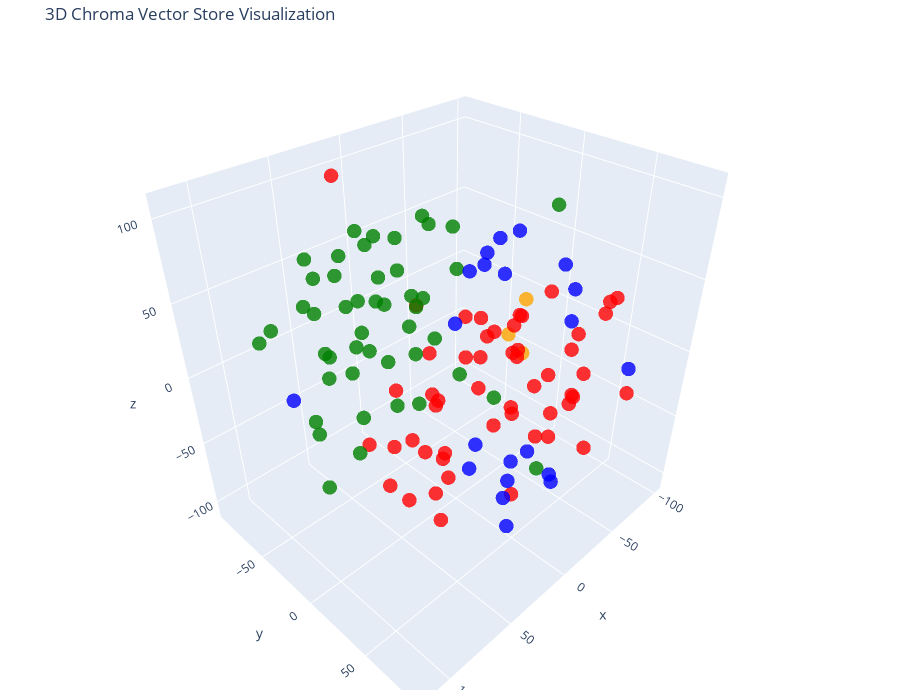

The notebook cell this image was saved under:
### Code cell
# Let's try 3D!

tsne = TSNE(n_components=3, random_state=42)
reduced_vectors = tsne.fit_transform(vectors)

# Create the 3D scatter plot
fig = go.Figure(data=[go.Scatter3d(
    x=reduced_vectors[:, 0],
    y=reduced_vectors[:, 1],
    z=reduced_vectors[:, 2],
    mode='markers',
    marker=dict(size=5, color=colors, opacity=0.8),
    text=[f"Type: {t}<br>Text: {d[:100]}..." for t, d in zip(doc_types, documents)],
    hoverinfo='text'
)])

fig.update_layout(
    title='3D Chroma Vector Store Visualization',
    scene=dict(xaxis_title='x', yaxis_title='y', zaxis_title='z'),
    width=900,
    height=700,
    margin=dict(r=20, b=10, l=10, t=40)
)

fig.show()

### Figure 1 — Plotly figure (JSON) as saved in the notebook; plotly's stock layout.template omitted (floating-point values rounded to 4 significant figures)
{"data": [{"hoverinfo": "text", "marker": {"color": ["orange", "orange", "orange", "red", "red", "red", "red", "red", "red", "red", "red", "red", "red", "red", "red", "red", "red", "red", "red", "red", "red", "red", "red", "red", "red", "red", "red", "red", "red", "red", "red", "red", "red", "red", "red", "red", "red", "red", "red", "red", "red", "red", "red", "red", "red", "red", "red", "red", "red", "red", "red", "red", "red", "red", "red", "green", "green", "green", "green", "green", "green", "green", "green", "green", "green", "green", "green", "green", "green", "green", "green", "green", "green", "green", "green", "green", "green", "green", "green", "green", "green", "green", "green", "green", "green", "green", "green", "green", "green", "green", "green", "green", "green", "green", "green", "green", "green", "green", "green", "green", "green", "green", "blue", "blue", "blue", "blue", "blue", "blue", "blue", "blue", "blue", "blue", "blue", "blue", "blue", "blue", "blue", "blue", "blue", "blue", "blue", "blue", "blue"], "opacity": 0.8, "size": 5}, "mode": "markers", "text": ["Type: company<br>Text: # About Insurellm\n\nInsurellm was founded by Avery Lancaster in 2015 as an insurance tech startup des...", "Type: company<br>Text: # Careers at Insurellm\n\nInsurellm is hiring! We are looking for talented software engineers, data sc...", "Type: company<br>Text: # Overview of Insurellm\n\nInsurellm is an innovative insurance tech firm with 200 employees across th...", "Type: contracts<br>Text: # Contract with Apex Reinsurance for Rellm: AI-Powered Enterprise Reinsurance Solution\n\n## Terms\n\n1....", "Type: contracts<br>Text: ## Renewal\n\n1. **Automatic Renewal**: This Agreement will automatically renew for successive one-yea...", "Type: contracts<br>Text: 2. **Seamless Integrations**: The architecture of Rellm allows for easy integration with existing sy...", "Type: contracts<br>Text: 1. **Technical Support**: Provider shall offer dedicated technical support to the Client via phone, ...", "Type: contracts<br>Text: **Insurellm, Inc.**  \n_____________________________  \nAuthorized Signature   \nDate: ________________...", "Type: contracts<br>Text: # Contract with Belvedere Insurance for Markellm\n\n## Terms\nThis Contract (\"Agreement\") is made and e...", "Type: contracts<br>Text: ## Renewal\n1. **Renewal Terms**: This Agreement may be renewed for additional one-year terms upon mu...", "Type: contracts<br>Text: ## Features\n1. **AI-Powered Matching**: Belvedere Insurance will benefit from Markellm's AI-powered ...", "Type: contracts<br>Text: ## Support\n1. **Technical Support**: Technical support will be available from 9 AM to 7 PM EST, Mond...", "Type: contracts<br>Text: **Belvedere Insurance**  \nSignature: ______________________  \nName: [Authorized Signatory]  \nTitle: ...", "Type: contracts<br>Text: # Contract with BrightWay Solutions for Markellm\n\n**Contract Date:** October 5, 2023  \n**Contract ID...", "Type: contracts<br>Text: 3. **Service Level Agreement (SLA):**  \n   Insurellm commits to a 99.9% uptime for the platform with...", "Type: contracts<br>Text: 2. **Real-Time Quote Availability:**  \n   Consumers sourced via BrightWay Solutions will receive rea...", "Type: contracts<br>Text: 3. **Training and Onboarding:**  \n   Insurellm agrees to provide one free training session on how to...", "Type: contracts<br>Text: # Contract with EverGuard Insurance for Rellm: AI-Powered Enterprise Reinsurance Solution\n\n**Contrac...", "Type: contracts<br>Text: 4. **Usage Rights**: EverGuard Insurance is granted a non-exclusive, non-transferable license to acc...", "Type: contracts<br>Text: 1. **Core Functionality**: Rellm provides EverGuard Insurance with advanced AI-driven analytics, sea...", "Type: contracts<br>Text: 1. **Customer Support**: Insurellm will provide EverGuard Insurance with 24/7 customer support, incl...", "Type: contracts<br>Text: ---\n\n**Signatures**  \n**For Insurellm**: __________________________  \n**Name**: John Smith  \n**Title...", "Type: contracts<br>Text: # Contract with GreenField Holdings for Markellm\n\n**Effective Date:** November 15, 2023  \n**Contract...", "Type: contracts<br>Text: ## Renewal\n1. **Automatic Renewal**: This contract will automatically renew for sequential one-year ...", "Type: contracts<br>Text: ## Features\n1. **AI-Powered Matching**: Access to advanced algorithms that connect GreenField Holdin...", "Type: contracts<br>Text: ## Support\n1. **Customer Support Access**: The Client will have access to dedicated support through ...", "Type: contracts<br>Text: **Signatures:**  \n_________________________                           _________________________  \n**...", "Type: contracts<br>Text: # Contract with Greenstone Insurance for Homellm\n\n---\n\n## Terms\n\n1. **Parties**: This Contract (\"Agr...", "Type: contracts<br>Text: 4. **Payment Terms**: \n   - The Customer shall pay an amount of $10,000 per month for the Standard T...", "Type: contracts<br>Text: ---\n\n## Features\n\n- **AI-Powered Risk Assessment**: Customer will have access to enhanced risk evalu...", "Type: contracts<br>Text: - **Customer Portal**: A dedicated portal will be provided, allowing the Customer's clients to manag...", "Type: contracts<br>Text: ______________________________  \n[Name], [Title]  \nDate: ______________________\n\n**For Greenstone In...", "Type: contracts<br>Text: # Contract with GreenValley Insurance for Homellm\n\n**Contract Date:** October 6, 2023  \n**Contract N...", "Type: contracts<br>Text: 4. **Confidentiality:** Both parties agree to maintain the confidentiality of proprietary informatio...", "Type: contracts<br>Text: 1. **AI-Powered Risk Assessment:** Access to advanced AI algorithms for real-time risk evaluations.\n...", "Type: contracts<br>Text: 3. **Regular Updates:** Insurellm will offer ongoing updates and enhancements to the Homellm platfor...", "Type: contracts<br>Text: # Contract with Pinnacle Insurance Co. for Homellm\n\n## Terms\nThis contract (\"Contract\") is entered i...", "Type: contracts<br>Text: ## Renewal\n1. **Renewal Terms**: At the end of the initial term, this Contract shall automatically r...", "Type: contracts<br>Text: ## Features\n1. **AI-Powered Risk Assessment**: Utilized for tailored underwriting decisions specific...", "Type: contracts<br>Text: ## Support\n1. **Technical Support**: Insurellm shall provide 24/7 technical support via an email and...", "Type: contracts<br>Text: # Contract with Roadway Insurance Inc. for Carllm\n\n---\n\n## Terms\n\n1. **Agreement Effective Date**: T...", "Type: contracts<br>Text: ---\n\n## Renewal\n\n1. **Automatic Renewal**: This agreement will automatically renew for an additional...", "Type: contracts<br>Text: ---\n\n## Features\n\n1. **Access to Core Features**: Roadway Insurance Inc. will have access to all Pro...", "Type: contracts<br>Text: ---\n\n## Support\n\n1. **Technical Support**: Roadway Insurance Inc. will receive priority technical su...", "Type: contracts<br>Text: # Contract with Stellar Insurance Co. for Rellm\n\n## Terms\nThis contract is made between **Insurellm*...", "Type: contracts<br>Text: ### Termination\nEither party may terminate this agreement with a **30-day written notice**. In the e...", "Type: contracts<br>Text: ## Features\nStellar Insurance Co. will receive access to the following features of the Rellm product...", "Type: contracts<br>Text: ## Support\nInsurellm provides Stellar Insurance Co. with the following support services:\n\n- **24/7 T...", "Type: contracts<br>Text: # Contract with TechDrive Insurance for Carllm\n\n**Contract Date:** October 1, 2024  \n**Contract Dura...", "Type: contracts<br>Text: ## Renewal\n\n1. **Automatic Renewal**: This contract shall automatically renew for additional one-yea...", "Type: contracts<br>Text: ## Support\n\n1. **Customer Support**: Insurellm will provide 24/7 customer support to TechDrive Insur...", "Type: contracts<br>Text: **TechDrive Insurance Representative:**  \nName: Sarah Johnson  \nTitle: Operations Director  \nDate: _...", "Type: contracts<br>Text: # Contract with Velocity Auto Solutions for Carllm\n\n**Contract Date:** October 1, 2023  \n**Contract ...", "Type: contracts<br>Text: ## Renewal\n\n1. **Automatic Renewal**: This contract will automatically renew for successive 12-month...", "Type: contracts<br>Text: ## Support\n\n1. **Customer Support**: Velocity Auto Solutions will have access to Insurellm’s custome...", "Type: employees<br>Text: # HR Record\n\n# Alex Chen\n\n## Summary\n- **Date of Birth:** March 15, 1990  \n- **Job Title:** Backend ...", "Type: employees<br>Text: ## Annual Performance History\n- **2020:**  \n  - Completed onboarding successfully.  \n  - Met expecta...", "Type: employees<br>Text: ## Compensation History\n- **2020:** Base Salary: $80,000  \n- **2021:** Base Salary Increase to $90,0...", "Type: employees<br>Text: Alex Chen continues to be a vital asset at Insurellm, contributing significantly to innovative backe...", "Type: employees<br>Text: # HR Record\n\n# Alex Harper\n\n## Summary\n- **Date of Birth**: March 15, 1993  \n- **Job Title**: Sales ...", "Type: employees<br>Text: ## Annual Performance History  \n- **2021**:  \n  - **Performance Rating**: 4.5/5  \n  - **Key Achievem...", "Type: employees<br>Text: - **2022**:  \n  - **Base Salary**: $65,000 (Promotion to Senior SDR)  \n  - **Bonus**: $13,000 (20% o...", "Type: employees<br>Text: # HR Record\n\n# Alex Thomson\n\n## Summary\n- **Date of Birth:** March 15, 1995  \n- **Job Title:** Sales...", "Type: employees<br>Text: ## Annual Performance History  \n- **2022** - Rated as \"Exceeds Expectations.\" Alex Thomson achieved ...", "Type: employees<br>Text: ## Other HR Notes\n- Alex Thomson is an active member of the Diversity and Inclusion committee at Ins...", "Type: employees<br>Text: # Avery Lancaster\n\n## Summary\n- **Date of Birth**: March 15, 1985  \n- **Job Title**: Co-Founder & Ch...", "Type: employees<br>Text: - **2010 - 2013**: Business Analyst at Edge Analytics  \n  Prior to joining Innovate, Avery worked as...", "Type: employees<br>Text: - **2018**: **Exceeds Expectations**  \n  Under Avery’s pivoted vision, Insurellm launched two new su...", "Type: employees<br>Text: - **2022**: **Satisfactory**  \n  Avery focused on rebuilding team dynamics and addressing employee c...", "Type: employees<br>Text: ## Compensation History\n- **2015**: $150,000 base salary + Significant equity stake  \n- **2016**: $1...", "Type: employees<br>Text: ## Other HR Notes\n- **Professional Development**: Avery has actively participated in leadership trai...", "Type: employees<br>Text: # HR Record\n\n# Emily Carter\n\n## Summary\n- **Date of Birth:** August 12, 1990  \n- **Job Title:** Acco...", "Type: employees<br>Text: - **2017-2019:** Marketing Intern  \n  - Assisted with market research and campaign development for s...", "Type: employees<br>Text: ## Compensation History\n| Year | Base Salary | Bonus         | Total Compensation |\n|------|--------...", "Type: employees<br>Text: Emily Carter exemplifies the kind of talent that drives Insurellm's success and is an invaluable ass...", "Type: employees<br>Text: # HR Record\n\n# Emily Tran\n\n## Summary\n- **Date of Birth:** March 18, 1991  \n- **Job Title:** Digital...", "Type: employees<br>Text: - **January 2017 - May 2018**: Marketing Intern  \n  - Supported the Marketing team by collaborating ...", "Type: employees<br>Text: - **2021**:  \n  - Performance Rating: Meets Expectations  \n  - Key Achievements: Contributed to the ...", "Type: employees<br>Text: - **Professional Development Goals**:  \n  - Emily Tran aims to become a Marketing Manager within the...", "Type: employees<br>Text: # HR Record\n\n# Jordan Blake\n\n## Summary\n- **Date of Birth:** March 15, 1993  \n- **Job Title:** Sales...", "Type: employees<br>Text: ## Annual Performance History\n- **2021:** First year at Insurellm; achieved 90% of monthly targets. ...", "Type: employees<br>Text: ## Other HR Notes\n- Jordan has shown an interest in continuing education, actively participating in ...", "Type: employees<br>Text: # HR Record\n\n# Jordan K. Bishop\n\n## Summary\n- **Date of Birth:** March 15, 1990\n- **Job Title:** Fro...", "Type: employees<br>Text: ## Annual Performance History\n- **2019:** Exceeds Expectations - Continuously delivered high-quality...", "Type: employees<br>Text: ## Compensation History\n- **June 2018:** Starting Salary - $85,000\n- **June 2019:** Salary Increase ...", "Type: employees<br>Text: ## Other HR Notes\n- Jordan K. Bishop has been an integral part of club initiatives, including the In...", "Type: employees<br>Text: # HR Record\n\n# Maxine Thompson\n\n## Summary\n- **Date of Birth:** January 15, 1991  \n- **Job Title:** ...", "Type: employees<br>Text: ## Insurellm Career Progression\n- **January 2017 - October 2018**: **Junior Data Engineer**  \n  * Ma...", "Type: employees<br>Text: ## Annual Performance History\n- **2017**: *Meets Expectations*  \n  Maxine showed potential in her ro...", "Type: employees<br>Text: - **2021**: *Exceeds Expectations*  \n  Maxine spearheaded the transition to a new data warehousing s...", "Type: employees<br>Text: ## Compensation History\n- **2017**: $70,000 (Junior Data Engineer)  \n- **2018**: $75,000 (Junior Dat...", "Type: employees<br>Text: # HR Record\n\n# Oliver Spencer\n\n## Summary\n- **Date of Birth**: May 14, 1990  \n- **Job Title**: Backe...", "Type: employees<br>Text: ## Annual Performance History\n- **2018**: **3/5** - Adaptable team player but still learning to take...", "Type: employees<br>Text: ## Compensation History\n- **March 2018**: Initial salary of $80,000.\n- **July 2019**: Salary increas...", "Type: employees<br>Text: # Samantha Greene\n\n## Summary\n- **Date of Birth:** October 14, 1990\n- **Job Title:** HR Generalist\n-...", "Type: employees<br>Text: ## Annual Performance History\n- **2020:** Exceeds Expectations  \n  Samantha Greene demonstrated exce...", "Type: employees<br>Text: ## Compensation History\n- **2020:** Base Salary - $55,000  \n  The entry-level salary matched industr...", "Type: employees<br>Text: - **2023:** Base Salary - $70,000  \n  Recognized for substantial improvement in employee relations m...", "Type: employees<br>Text: # HR Record\n\n# Samuel Trenton\n\n## Summary\n- **Date of Birth:** April 12, 1989  \n- **Job Title:** Sen...", "Type: employees<br>Text: ## Annual Performance History\n- **2023:** Rating: 4.5/5  \n  *Samuel exceeded expectations, successfu...", "Type: employees<br>Text: ## Compensation History\n- **2023:** Base Salary: $115,000 + Bonus: $15,000  \n  *Annual bonus based o...", "Type: employees<br>Text: - **Engagement in Company Culture:** Regularly participates in team-building events and contributes ...", "Type: products<br>Text: # Product Summary\n\n# Carllm\n\n## Summary\n\nCarllm is an innovative auto insurance product developed by...", "Type: products<br>Text: - **Instant Quoting**: With Carllm, insurance companies can offer near-instant quotes to customers, ...", "Type: products<br>Text: - **Mobile Integration**: Carllm is designed to work seamlessly with mobile applications, providing ...", "Type: products<br>Text: - **Professional Tier**: $2,500/month\n  - For medium-sized companies.\n  - All Basic Tier features pl...", "Type: products<br>Text: ### Q2 2025: Customer Experience Improvements\n- Launch of a new **mobile app** for end-users.\n- Intr...", "Type: products<br>Text: # Product Summary\n\n# Homellm\n\n## Summary\nHomellm is an innovative home insurance product developed b...", "Type: products<br>Text: ### 2. Dynamic Pricing Model\nWith Homellm's innovative dynamic pricing model, insurance providers ca...", "Type: products<br>Text: ### 5. Multi-Channel Integration\nHomellm seamlessly integrates into existing insurance platforms, pr...", "Type: products<br>Text: - **Basic Tier:** Starting at $5,000/month for small insurers with basic integration features.\n- **S...", "Type: products<br>Text: All tiers include a comprehensive training program and ongoing updates to ensure optimal performance...", "Type: products<br>Text: With Homellm, Insurellm is committed to transforming the landscape of home insurance, ensuring both ...", "Type: products<br>Text: # Product Summary\n\n# Markellm\n\n## Summary\n\nMarkellm is an innovative two-sided marketplace designed ...", "Type: products<br>Text: - **User-Friendly Interface**: Designed with user experience in mind, Markellm features an intuitive...", "Type: products<br>Text: - **Customer Support**: Our dedicated support team is always available to assist both consumers and ...", "Type: products<br>Text: ### For Insurance Companies:\n- **Basic Listing Fee**: $199/month for a featured listing on the platf...", "Type: products<br>Text: ### Q3 2025\n- Initiate a comprehensive marketing campaign targeting both consumers and insurers to i...", "Type: products<br>Text: # Product Summary\n\n# Rellm: AI-Powered Enterprise Reinsurance Solution\n\n## Summary\n\nRellm is an inno...", "Type: products<br>Text: ### Seamless Integrations\nRellm's architecture is designed for effortless integration with existing ...", "Type: products<br>Text: ### Regulatory Compliance Tools\nRellm includes built-in compliance tracking features to help organiz...", "Type: products<br>Text: Join the growing number of organizations leveraging Rellm to enhance their reinsurance processes whi...", "Type: products<br>Text: Experience the future of reinsurance with Rellm, where innovation meets reliability. Let Insurellm h..."], "type": "scatter3d", "x": [2.805, 18.59, -5.749, 32.78, -26.58, 22.1, 30.85, 56.23, -14.99, -97.78, -58.64, 19.56, 39.47, 0.6709, -95.84, -83.95, 14.27, -41.36, -2.115, 44.0, 43.15, 62.49, 6.278, -78.39, -100.4, -43.14, 72.82, -35.72, -55.5, -51.69, -75.49, 59.61, -77.61, -68.54, -73.54, -95.53, 3.213, -92.71, -47.14, 16.52, -88.75, -61.57, -13.99, -24.37, -41.16, -25.85, -1.804, -26.86, -47.27, -44.33, -15.11, -15.72, -66.32, -48.3, -24.59, 31.11, 73.81, 97.3, 21.79, 48.55, 62.02, 81.22, -15.49, 77.46, -12.05, 23.97, 6.738, 11.27, -10.67, 58.27, 17.74, 37.48, 48.37, 25.12, 20.44, 17.05, 22.53, 50.68, -2.407, 12.98, 41.77, 58.03, 65.08, 49.69, 29.66, 55.6, 71.83, 22.73, 44.73, 22.25, 28.1, 81.78, 62.73, 21.13, 98.33, 71.27, 75.01, 11.2, 97.05, -54.18, 50.01, 97.3, -68.68, -87.24, -84.06, -63.92, -55.74, -25.4, -51.31, -41.35, -49.33, -0.2977, -17.06, 115.9, -72.27, -56.43, -35.58, -59.17, -12.71, 12.67, -8.865, -34.28, -13.29], "y": [40.52, 63.09, 44.18, -65.43, 21.45, 64.84, 12.09, 48.18, -32.17, -32.75, 44.09, 8.9, 27.2, -21.49, 37.91, 51.69, -4.263, 68.71, 28.64, -34.44, -11.1, 6.292, -50.38, -17.71, 17.81, 72.01, 34.57, -74.35, -32.55, 34.24, 72.87, 45.71, 38.81, 17.5, 18.68, 15.5, -39.04, -33.54, 5.942, -12.22, -0.4013, -31.34, 73.72, -17.06, 54.46, 38.87, 60.45, -52.48, 7.43, 5.873, 4.686, 14.45, -6.091, -25.6, -16.45, 87.34, -25.44, -4.605, 48.43, -64.51, 26.82, 12.59, -39.8, 3.868, -16.54, -35.87, -28.13, -51.98, -51.28, -15.77, -17.51, -89.68, -77.54, -2.441, 21.4, -92.68, -79.37, -11.56, -84.72, -87.61, 23.66, 28.39, -10.76, -20.82, 2.912, 8.008, -86.22, -44.92, -46.14, -43.15, -20.43, -34.26, -45.49, 19.03, -54.52, -49.27, -31.43, -76.41, -8.543, 24.5, 5.69, 26.21, -55.6, -39.83, -42.69, -64.33, -28.65, 23.27, 18.2, 47.18, 85.92, 44.94, -4.219, 1.223, 20.14, 39.78, 53.79, -6.195, 35.15, 51.34, 67.72, -11.55, 4.314], "z": [39.16, 45.48, 58.98, 107.1, -37.9, -49.56, -79.59, -25.03, -55.66, -54.35, 12.72, -55.19, -35.52, -36.23, 8.297, 30.49, -28.09, -51.46, -34.09, -59.93, -47.97, -55.33, -45.58, -43.73, -71.83, 53.38, -39.83, -7.749, -66.91, -69.57, -25.4, -56.85, -29.08, -36.37, -70.94, -29.95, -83.92, -31.1, -63.61, -69.54, 11.72, -25.04, 6.979, 13.26, -24.93, -11.66, -23.44, -32.63, 15.14, -12.43, -2.111, 20.49, 0.2181, -2.002, -17.22, -9.012, 26.49, -40.28, 10.87, -21.13, 64.56, 80.91, 71.01, 48.83, 78.29, -6.438, 28.69, 22.18, 19.61, 99.59, 5.333, 10.53, 57.35, 53.13, 11.88, 28.62, 49.5, 57.82, 46.19, -47.09, 46.74, 15.66, -12.26, 21.22, 104.5, 1.671, 14.87, 74.61, 37.3, 48.78, 83.82, -19.25, 13.74, 77.61, 33.46, 47.21, 73.22, -9.537, -4.146, 91.11, 82.64, 4.561, 13.27, 10.21, 37.32, -30.62, 41.75, -99.22, -92.32, -94.64, 12.9, -107.5, -100.7, 34.57, 45.49, 42.76, 36.3, 63.38, -66.05, -68.67, -52.9, 47.71, -71.31]}], "layout": {"height": 700, "margin": {"b": 10, "l": 10, "r": 20, "t": 40}, "scene": {"xaxis": {"title": {"text": "x"}}, "yaxis": {"title": {"text": "y"}}, "zaxis": {"title": {"text": "z"}}}, "title": {"text": "3D Chroma Vector Store Visualization"}, "width": 900}}
